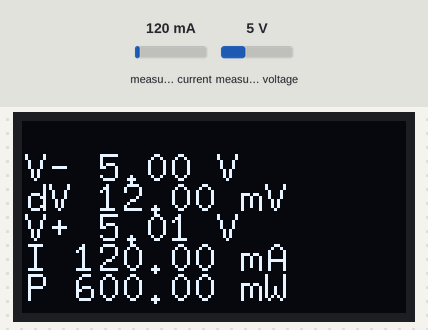
This sketch was run on a simulated ESP32. On the bench: 128×64 one-colour display. Inputs (shaded band) come from the test bench; at power-on: measured current 120 mA, measured voltage 5 V. What the sketch prints to the serial monitor is not drawn.

Above: at 1.2 s.
1.3 s: measured current set to 40 mA
At 2.7 s:
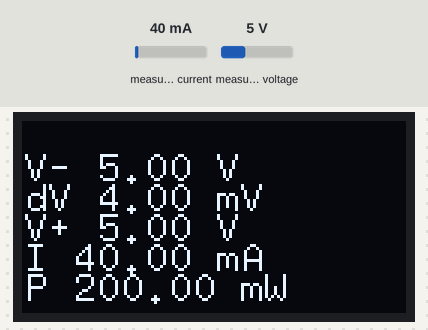
3.1 s: measured voltage set to 0.3 V
At 3.6 s:
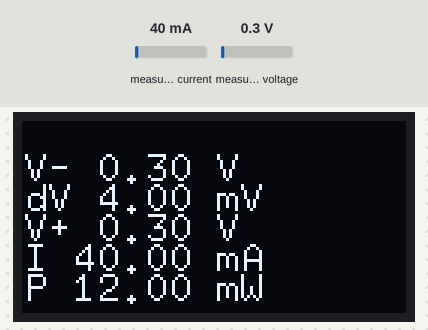
6.2 s: measured current set to 500 mA
At 6.7 s:
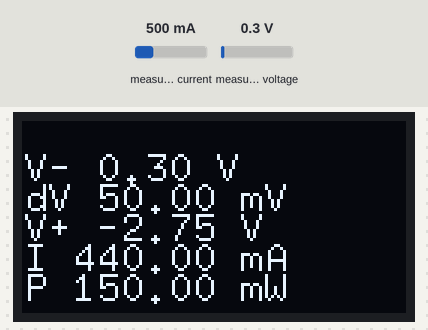
7.9 s: measured voltage set to 3.8 V
At 8.9 s:
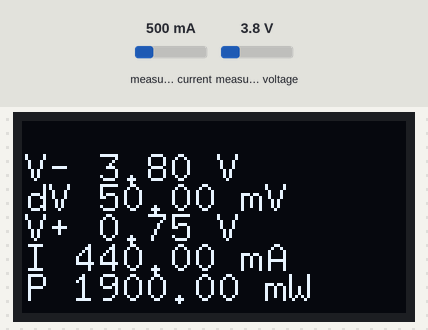
Timing chart, 0 to 10.5 s (numbered marks = the images above; inputs shaded):
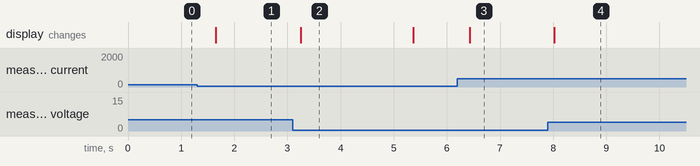

Measured:
- after the input at 1.3 s, the display: changes after 0.35 s (image 1)
- after the input at 3.1 s, the display: changes after 0.15 s (image 2)
- after the input at 6.2 s, the display: changes after 0.23 s (image 3)
- after the input at 7.9 s, the display: changes after 0.12 s (image 4)
- what the display in image 2 shows lasts 2.2 s, from 3.2 s to 5.4 s

The sketch:

ESP32_ina219_u8g2.ino
```cpp
#include <Arduino.h>
#include <Adafruit_INA219.h>
#include <U8g2lib.h>
#ifdef U8X8_HAVE_HW_SPI
#include <SPI.h>
#endif
#ifdef U8X8_HAVE_HW_I2C
#include <Wire.h>
#endif

Adafruit_INA219 ina219;
//U8G2_SSD1306_128X64_NONAME_F_SW_I2C u8g2(U8G2_R0, /* clock=*/ SCL, /* data=*/ SDA, /* reset=*/ U8X8_PIN_NONE);   // All Boards without Reset of the Display
U8G2_SSD1306_128X64_NONAME_F_HW_I2C u8g2(U8G2_R0, /* reset=*/ U8X8_PIN_NONE);

void setup(void)
{
  Serial.begin(115200);
   Wire.begin();
  u8g2.begin();

  Serial.println("Measuring voltage and current with INA219 ...");
  ina219.begin();

}

static float ref_current_mA = 0;
static float ref_loadvoltage = 0;

static float shuntvoltage = 0;
static float busvoltage = 0;
static float current_mA = 0;
static float loadvoltage = 0;
static float power = 0;

static uint32_t pos = 0;

void loop(void)
{
  char *textbuf;

  pos++;

  shuntvoltage = ina219.getShuntVoltage_mV();
  busvoltage = ina219.getBusVoltage_V();
  current_mA = ina219.getCurrent_mA();
  loadvoltage = busvoltage + (shuntvoltage / 1000);
  power = busvoltage * current_mA;


  if (pos < 10) {
    ref_current_mA += current_mA;
    ref_loadvoltage += loadvoltage;
  } else if (pos == 10) {
    ref_current_mA /= 10;
    ref_loadvoltage /= 10;
  } else {
    current_mA -= ref_current_mA;
    loadvoltage -= ref_loadvoltage;
  }

//  shuntvoltage += 1;
//  busvoltage += 2;
//  current_mA += 3;
//  loadvoltage += 4;

  u8g2.clearBuffer();
  //u8g2.setFont(u8g2_font_6x10_tf);
  u8g2.setFont(u8g2_font_8x13_tf);
  u8g2.setFontRefHeightExtendedText();
  u8g2.setDrawColor(1);
  u8g2.setFontPosTop();
  u8g2.setFontDirection(0);

  textbuf = (char *)String(String("V- ")+String(busvoltage)+String(" V ")).c_str();
  u8g2.drawStr(1,10, textbuf);
  Serial.print(textbuf);

  textbuf = (char *)String(String("dV ")+String(shuntvoltage)+String(" mV ")).c_str();
  u8g2.drawStr(1,20, textbuf);
  Serial.print(textbuf);

  textbuf = (char *)String(String("V+ ")+String(loadvoltage)+String(" V ")).c_str();
  u8g2.drawStr(1,30, textbuf);
  Serial.print(textbuf);

  textbuf = (char *)String(String("I ")+String(current_mA)+String(" mA ")).c_str();
  u8g2.drawStr(1,40, textbuf);
  Serial.print(textbuf);

  textbuf = (char *)String(String("P ")+String(power)+String(" mW ")).c_str();
  u8g2.drawStr(1,50, textbuf);
  Serial.println(textbuf);

  u8g2.sendBuffer();

  delay(500);
}
```
